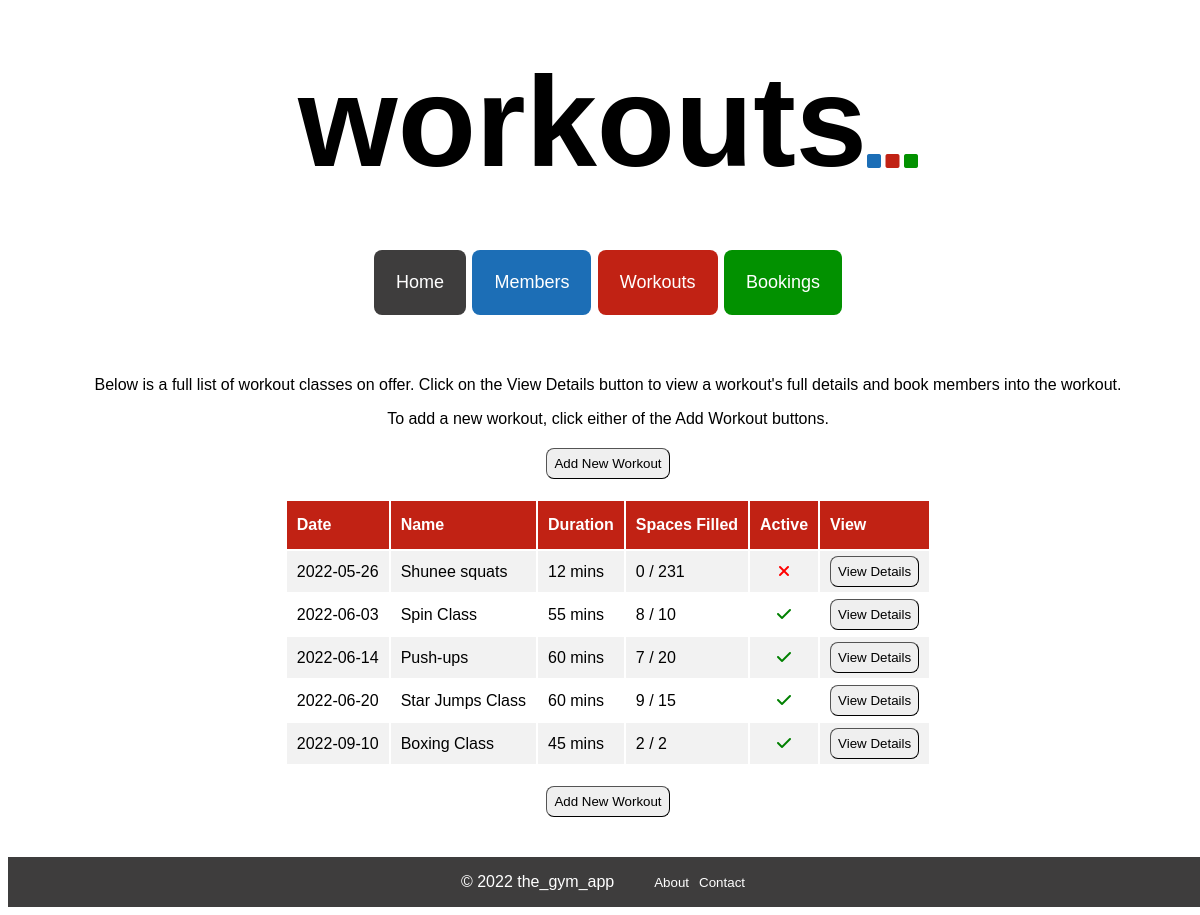
/workouts, run on an earlier commit of the app's database.
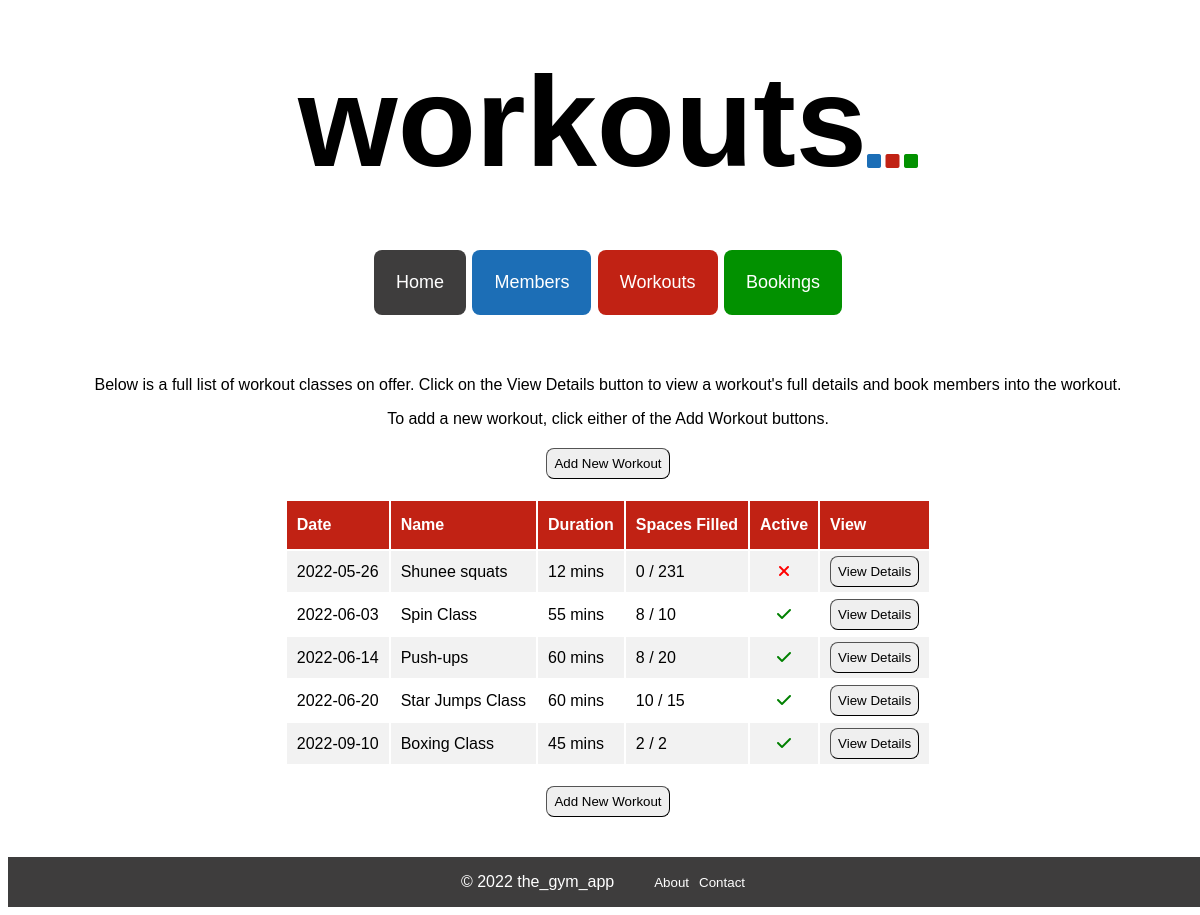
And on a later commit of the database.
### tables this page shows
CREATE TABLE workouts (
    id INTEGER PRIMARY KEY AUTOINCREMENT,
    name VARCHAR,
    date DATE,
    description TEXT,
    duration INTEGER,
    capacity INTEGER,
    capacity_filled INTEGER,
    active BOOLEAN
);

### controllers/workout_controller.py (the view)
@workouts_blueprint.route("/workouts")
def workouts():
    route_name = "workouts"
    workouts = workout_repository.select_all()
    return render_template("workouts/index.html", route_name=route_name, workouts=workouts)

### db/run_sql.py (called while the page is built)
def get_db():
    path = os.path.dirname(os.path.abspath(__file__))
    db = os.path.join(path, "gym_db.db")
    conn = sqlite3.connect(db)
    conn.execute("PRAGMA foreign_keys = 1")
    conn.row_factory = sqlite3.Row
    return conn

def run_sql(sql, values = []):
    db = get_db()
    cursor = db.cursor()
    cursor.execute(sql, values)
    results = cursor.fetchall()
    db.commit()
    db.close()
    return results

### repositories/workout_repository.py (called while the page is built)
def sort_fuction(workout):
    return workout.date

def select_all():
    workouts = []
    sql = "SELECT * FROM workouts"
    results = run_sql(sql)
    for row in results:
        active = True if row['active'] == 1 else False
        workout = Workout(row['name'], row['date'], row['description'], row['duration'], row['capacity'], row['capacity_filled'], active, row['id'])
        workouts.append(workout)
    workouts.sort(key=sort_fuction)
    return workouts

### templates/workouts/index.html
{% extends 'base.html'%}
{% block content %}
<div class="index_page_container">
    <p>Below is a full list of workout classes on offer. Click on the View Details button to view a workout's full details and book members into the workout.</p>
    <p>To add a new workout, click either of the Add Workout buttons.</p>
    <button class="index_page_button" id="index_page_top_button" id="index_page_button_workouts">
        <a class="index_page_link" href="/workouts/create">Add New Workout</a>
    </button>
    <table class="index_table">
        <tr class="index_table_headers" id="index_table_headers_workouts">
            <th>Date</th>
            <th>Name</th>
            <th>Duration</th>
            <th>Spaces Filled</th>
            <th>Active</th>
            <th>View</th>
        </tr>
        {% for workout in workouts %}
        <tr class="index_table_content">
            <td>{{workout.date}}</td>
            <td>{{workout.name}}</td>
            <td>{{workout.duration}} mins</td>
            <td>{{workout.capacity_filled}} / {{workout.capacity}}</td>
            {% if workout.active == True %}
            <td class="active_column"><i class="fa-solid fa-check" style="color: green"></i></td>
            {% elif workout.active == False %}
            <td class="active_column"><i class="fa-solid fa-xmark" style="color: red"></i></td>
            {% endif %}
            <td class="delete_column"><button class="index_page_button" id="view_details_button"><a class="index_page_link" href="/workouts/{{workout.id}}">View Details</button></td>
        {% endfor %}
        </tr>
    </table>
        <button class="index_page_button" id="index_page_bottom_button">
            <a class="index_page_link" href="/workouts/create">Add New Workout</a>
        </button>
</div>
{% endblock %}

### templates/base.html (shortened to what this page needs)
<!DOCTYPE html>
<html lang="en">
<head>
    <link rel="stylesheet" href="{{ url_for('static', filename='style.css') }}">
    <link rel="stylesheet" href="{{ url_for('static', filename='index_pages.css') }}">
    <link rel="stylesheet" href="{{ url_for('static', filename='create_pages.css') }}">
    <link rel="stylesheet" href="{{ url_for('static', filename='show_pages.css') }}">
    <link rel="stylesheet" href="{{ url_for('static', filename='edit_pages.css') }}">
</head>
<body>
    <div class="base">
    <header>
        <h1 class="page_headers">{{route_name}}</h1>
        <p><i class="fa-solid fa-square" id="square" style="color:#1c6eb6"></i> <i class="fa-solid fa-square" style="color:#c12214"></i>
        <i class="fa-solid fa-square" style="color:#029100"></i></p>
    </header>
    <div class="nav_bar">
        <nav>
                <button class="nav_item" id="nav_home"><a href="/">Home</a></button>
                <button class="nav_item" id="nav_member"><a href="/members">Members</a></button>
                <button class="nav_item" id="nav_workout"><a href="/workouts">Workouts</a></button>
                <button class="nav_item" id="nav_booking"><a href="/bookings">Bookings</a></button>
        </nav>
    </div>
    </div>
    <div class="block_content">
        {% block content %}
        {% endblock%}
    </div>
</body>
<footer>
    <p> © 2022 the_gym_app</p>
    <nav>
        <ul>
            <li>About</li>
            <li>Contact</li>
        </ul>
    </nav>
</footer>
</html>

### static/style.css (style rules this page uses)
body { height: 100%; width: 100%; font-family: Verdana, Geneva, Tahoma, sans-serif; }
.page_headers { font-size: 800%; text-align: center; margin-top: 40px; margin-bottom: 50px; }
.base { margin: 0 auto; text-align: center; }
.base>header { display: flex; justify-content: center; align-items: center; }
.base>header>p { align-self: flex-end; margin-bottom: 74px; }
.nav_bar { list-style-type: none; margin: 0; padding: 0; margin-bottom: 30px; }
.nav_item { display: inline; margin: 5px 1px; padding: 22px; border-radius: 8px; border: none; }
.nav_item>a { color: white; text-align: center; text-decoration: none; font-size: large; }
#nav_home { background-color: #3e3d3d; }
#nav_member { background-color: #1c6eb6; }
#nav_workout { background-color: #c12214; }
#nav_booking { background-color: #029100; }
footer { display: flex; background-color: #3e3d3d; color: white; font-style: bold; justify-content: center; align-items: center; width: 100%; margin-top: auto; }
footer>nav>ul { display: flex; list-style: none; }
footer>nav>ul>li { margin-right: 10px; font-size: smaller; }

### static/index_pages.css (style rules this page uses)
.index_page_container { display: flex; flex-direction: column; align-items: center; justify-content: center; margin: 40px auto; }
.index_page_container > p { margin-bottom: 0px; }
.index_table { width: auto; text-align: left; }
.index_table_headers { background-color: #1c6eb6; color: white; }
#index_table_headers_workouts { background-color: #c12214; }
.index_table_headers > th { padding: 15px 10px; }
.index_table_content > td { padding: 5px 10px; }
.index_table_content:nth-child(even) { background-color: #f2f2f2; }
.active_column { text-align: center; }
.delete_column { text-align: center; }
.index_page_button { padding: 7px; border-radius: 8px; border-width: 1px; }
.index_page_link { color: #000000; text-decoration: none; }
#index_page_top_button { margin-top: 20px; margin-bottom: 20px; }
#index_page_bottom_button { margin-top: 20px; }

What changed in the data, as far as the page shows it:
changed workouts "Push-ups": capacity_filled "7" → "8"
changed workouts "Star Jumps Class": capacity_filled "9" → "10"
